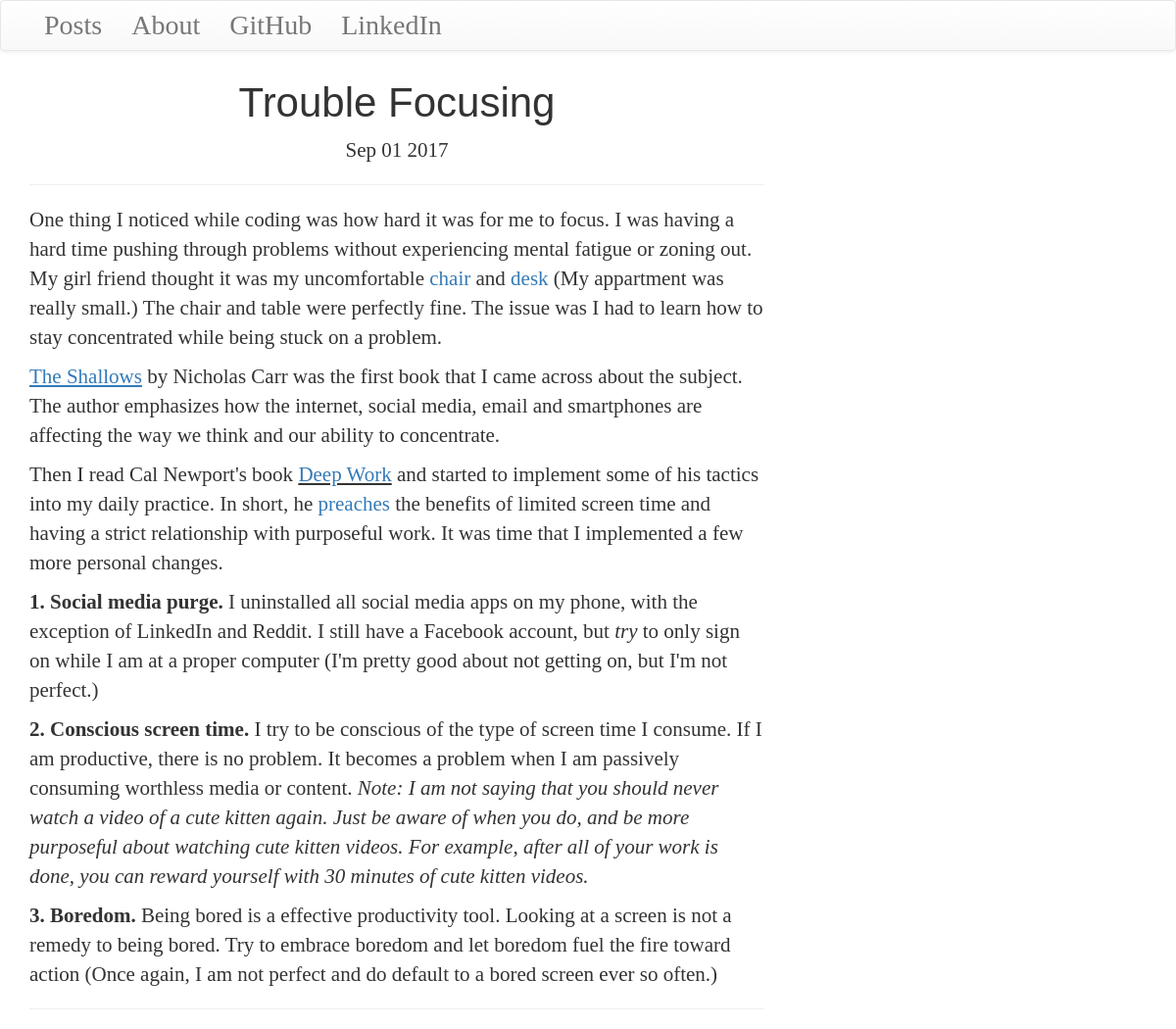
The page /post/18 on the database its author committed.
### blog/models.py (models this page shows, shortened)
class Post(models.Model):
    author = models.ForeignKey('auth.User')
    title = models.CharField(max_length = 200)
    text = models.TextField()
    created_date = models.DateTimeField(default = timezone.now)
    published_date = models.DateTimeField(blank = True, null = True)

### blog/views.py (the view)
# urls.py: url(r'^post/(?P<pk>\d+)$',views.PostDetailView.as_view(),name='post_detail'),
class PostDetailView(generic.DetailView):
    model = Post

### blog/templates/blog/post_detail.html (shortened to what this page needs)
{% extends 'blog/base.html' %}
{% block content %}
<h1 class='posttitle'>{{ post.title }}</h1>
{% if post.published_date %}
<div class="date postdate">
  <p>{{ post.published_date|date:'M d Y'}}</p>
</div>
{% else %}
<p><a class='btn btn-default' href="{% url 'post_publish' pk=post.pk %}">Publish</a></p>
{% endif %}
<hr>
<p class='postcontent'>{{ post.text|safe|linebreaksbr }}</p>
<hr>
</div>
{% endblock %}

### blog/static/css/blog.css (style rules this page uses)
.postdate { text-align: center; }
p { font-family: 'georgia'; font-size: 1.5em; }
.posttitle { font-family: 'georgia', sans-serif; font-size: 3em; text-align: center; }
.postcontent { font-family: 'georgia'; font-size: 1.5em; }

### rows shown on the page
Post: title "Trouble Focusing", published_date "Sep 01 2017", text "One thing I noticed while coding was how hard it was for me to focus. I was having a hard time pushing through problems without experiencing mental fatigue or zoning out. My girl friend thought it was my uncomfortable chair and desk (My appartment was really small.) The chair and table were perfectly fine. The issue was I had to learn how to stay concentrated while being stuck on a problem. The Shallows by Nicholas Carr was the first book that I came across about the subject. The author emphasizes how the internet, social media, email and smartphones are affecting the way we think and our ability to concentrate. Then I read Cal Newport's book Deep Work and started to implement some of his…"
